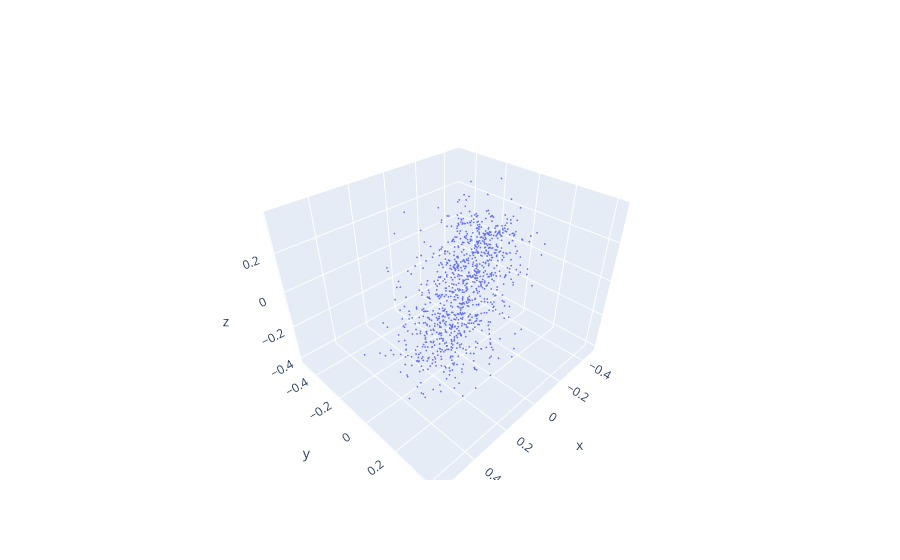

Here is the notebook cell this chart was saved with:
### Markdown cell above
## Dimension Reduction

Dimension reduction is the process of taking a high-dimensional data set and embedding it in a lower dimension.

Often, data with many features is really generated by a process with only a handful of parameters.  This typically means we can think of data being sampled from a low-dimensional (parameter) space, but embedded in a high-dimensional feature space (perhaps with some noise).

Dimension reduction algorithms seek to reverse this process - we want to go from the high dimensional feature space to a lower dimensional space where the data generating mechanism may be easier to reason about.

### Principal Component Analysis (PCA)

The simplest way to reduce the dimension of real-valued data is through a linear projection.

### Code cell
X = sample_noisy_sphere(1000, d=100, sigma=0.1)
Q, R = np.linalg.qr(np.random.randn(X.shape[1], 3))
X2 = X @ Q

quick_scatter(X)

### Figure 1 — Plotly figure (JSON) as saved in the notebook; plotly's stock layout.template omitted (floating-point values rounded to 4 significant figures; data arrays with more than 128 entries replaced by an {"elided": "..."} marker saying what was removed)
{"data": [{"marker": {"size": 1}, "mode": "markers", "type": "scatter3d", "x": {"elided": "1000 float values"}, "y": {"elided": "1000 float values"}, "z": {"elided": "1000 float values"}}], "layout": {}}
